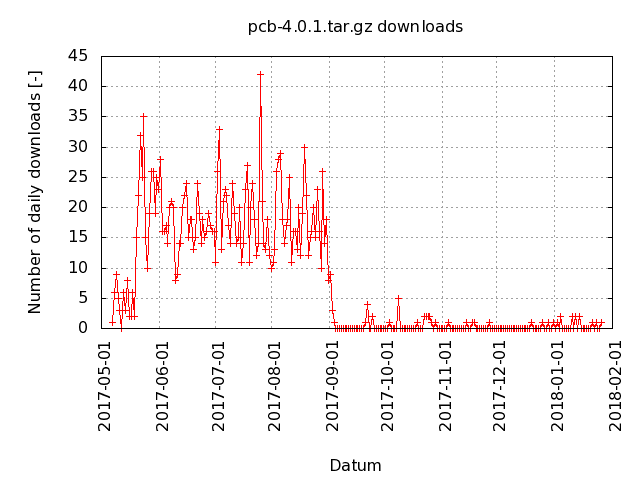

Here is the gnuplot script that generated this plot:
set term png
set output "pcb-4.0.1_daily.png"
set title "pcb-4.0.1.tar.gz downloads"
set style data linespoints
# set Y-axis
set autoscale y
set ylabel "Number of daily downloads [-]"
set grid y
# set X-axis
set xlabel "Datum"
set timefmt "%Y-%m-%d"
set xdata time
set format x "%Y-%m-%d"
set xrange ["2017-05-01":]
set grid x
set xtic rotate by 90 scale 0 offset 0.5,0
# plot data
plot 'data/pcb-4.0.1_daily.data' using 1:2 title ""
# set output back to default
set output
# reset terminal type
set terminal pop
